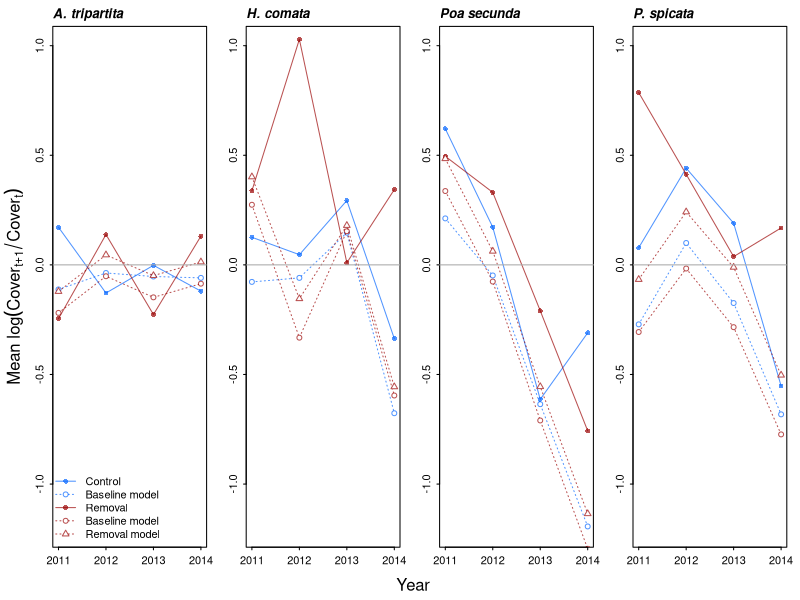

Write R code to recreate this figure.

# call from validate wrapper
setwd("ibm/")

sppList=c("ARTR","HECO","POSE","PSSP")
Nspp=length(sppList)
sppNames=c("A. tripartita","H. comata","Poa secunda","P. spicata")
myCol=c("black","forestgreen","blue","red")

simD <- read.csv("simulations1step/ObsPred_1step.csv")

quad.info <- unique(simD[,c("quad","Treatment","Group")],MARGIN=2)

### calculate per capita growth rates

get.pgr <- function(myname){
  tmp<- simD[,c("quad","year",paste0(myname,sppList))]
  tmp$year <- tmp$year-1
  names(tmp)[3:6] <-paste0("next.",sppList)
  tmp2 <- merge(simD[,c(1:6)],tmp)
  out <- cbind(tmp2[,c("quad","year")],log(tmp2[,7:10]/tmp2[,3:6]))
  out[out==Inf | out==-Inf] <- NA
  out
}

obs.pgr <- get.pgr("obs.")
pred.pgr <- get.pgr("pred.")
pred.trt.pgr <- get.pgr("pred.trt.")


# aggregate by treatment

get.trt.means<-function(mydat){
  mydat<-merge(mydat,quad.info)
  out <- aggregate(mydat[,3:6],by=list(Treatment=mydat$Treatment,year=mydat$year),
                        FUN=mean,na.rm=T)
  out <- out[order(out$Treatment,out$year),]
  #consolidate removal treatments
  out[5:8,4:6] <- out[9:12,4:6]
  out <- out[-c(9:12),]
  out$Treatment <- as.character(out$Treatment)
  out$Treatment[5:8] <- "Removal"
  out
}

obs.pgr.mean <- get.trt.means(obs.pgr)
pred.pgr.mean <- get.trt.means(pred.pgr)
pred.trt.pgr.mean <- get.trt.means(pred.trt.pgr)



###
### plot growth rates chronologically 
###

plotObsPred<-function(doSpp,mytitle,doLegend=F){
  
  # format data
  newD=data.frame(year=2011:2014,obs.pgr.mean[obs.pgr.mean$Treatment=="Control",2 + doSpp],
                 pred.pgr.mean[pred.pgr.mean$Treatment=="Control",2+doSpp], 
                 obs.pgr.mean[obs.pgr.mean$Treatment=="Removal",2+doSpp],
                 pred.pgr.mean[pred.pgr.mean$Treatment=="Removal",2+doSpp],
                 pred.trt.pgr.mean[pred.trt.pgr.mean$Treatment=="Removal",2+doSpp])                               # removal pred (with TRT effect)
  names(newD)=c("year","control.obs","control.pred","remove.obs","remove.pred","remove.predTRT")
  
  color1=rgb(0,100,255,alpha=175,maxColorValue = 255)
  color2=rgb(153,0,0,alpha=175,maxColorValue = 255)
  my.y <- c(-1.2,1) # hard wire ylims
  matplot(newD$year,newD[,2:6],type="o",xlab="",ylab="",ylim=my.y,
    col=c(rep(color1,2),rep(color2,3)),xaxt="n",
    pch=c(16,21,16,21,24),bg="white",
    lty=c("solid","dotted","solid","dotted","dotted"))
  axis(1,at=c(2011:2014))
  abline(h=0,lty="solid",col="darkgray")
  # add standard error bars to observed means
#   arrows(x0=mysd1$year,y0=c(mydata1[,1+doSpp]-mysd1[,1+doSpp]/sqrt(14)), # 14 = number of control plots
#          x1=mysd1$year,y1=c(mydata1[,1+doSpp]+mysd1[,1+doSpp]/sqrt(14)),length=0.05,angle=90,code=3,col=color1)  
#   arrows(x0=mysd2$year,y0=c(mydata2[,1+doSpp]-mysd2[,1+doSpp]/sqrt(8)), # 8 = number of control plots
#          x1=mysd2$year,y1=c(mydata2[,1+doSpp]+mysd2[,1+doSpp]/sqrt(8)),length=0.05,angle=90,code=3,col=color2)  
  title(main=mytitle,adj=0,font.main=4)  
  if(doLegend==T){
    legend("bottomleft",c("Control","Baseline model","Removal","Baseline model","Removal model"),
    col=c(rep(color1,2),rep(color2,3)), pch=c(16,21,16,21,24),pt.bg = "white",
    lty=c("solid","dotted","solid","dotted","dotted"),bty="n")
  }
}

png("cover_change_chrono.png",units="in",height=3,width=8.5,res=600)
  
  par(mfrow=c(1,4),tcl=-0.2,mgp=c(2,0.5,0),mar=c(2,2,2,1),oma=c(2,2,0,0))
  
  plotObsPred(1,sppNames[1],doLegend=T)
  plotObsPred(2,sppNames[2])
  plotObsPred(3,sppNames[3])
  plotObsPred(4,sppNames[4])
  
  mtext(side=1,"Year",line=0.5, outer=T)
  mtext(side=2,expression(paste("Mean ",log(Cover[t+1]/Cover[t]))),line=0, outer=T)

dev.off()

setwd("..")
 